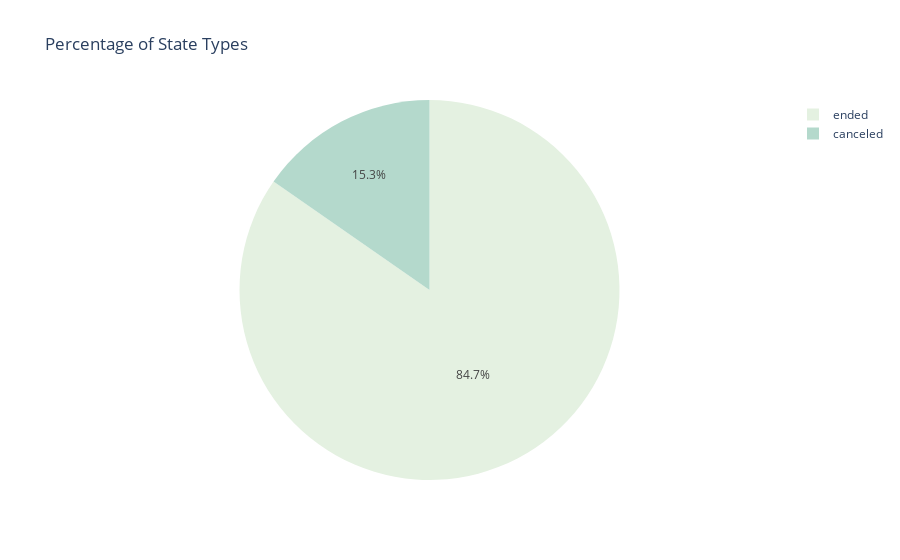
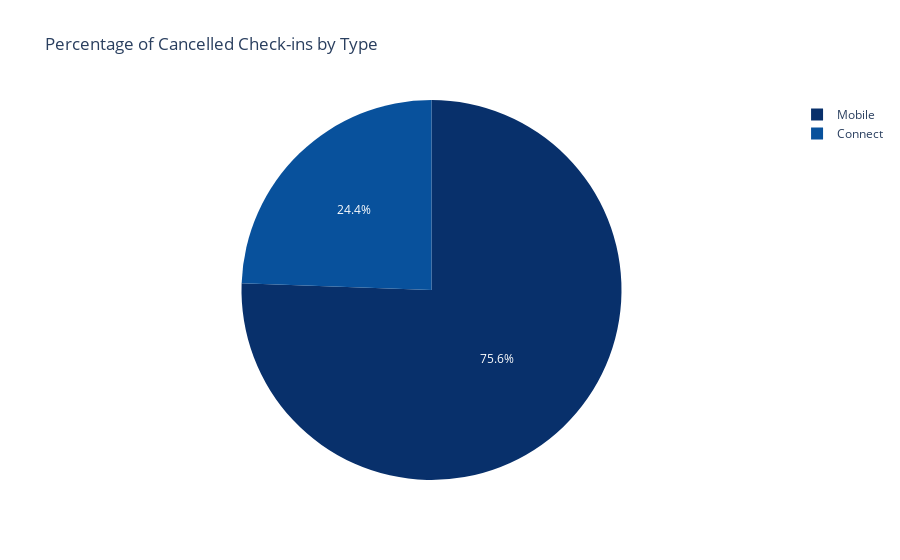

Notebook code for these charts, in order:
### Code cell
percentage_state = (df_delay['state'].value_counts() / df_delay['state'].count()) * 100
cancelled_mobile_count = df_delay[(df_delay['checkin_type'] == 'mobile') & (df_delay['state'] == 'canceled')].shape[0]
cancelled_connect_count = df_delay[(df_delay['checkin_type'] == 'connect') & (df_delay['state'] == 'canceled')].shape[0]
total_cancelled_count = df_delay[df_delay['state'] == 'canceled'].shape[0]

percentage_cancelled_mobile = (cancelled_mobile_count / total_cancelled_count) * 100
percentage_cancelled_connect = (cancelled_connect_count / total_cancelled_count) * 100

#graph
fig = px.pie(names=['Mobile', 'Connect'], values=[percentage_cancelled_mobile, percentage_cancelled_connect],color_discrete_sequence=px.colors.sequential.Blues_r,
             title='Percentage of Cancelled Check-ins by Type')


# Crear los gráficos con Plotly Express
fig1 = px.pie(names=percentage_state.index, values=percentage_state.values,
               title='Percentage of State Types', color_discrete_sequence=px.colors.sequential.Mint)


# Mostrar los gráficos en la misma fila horizontalmente
fig1.show()
fig.show()

### Figure 1 — Plotly figure (JSON) as saved in the notebook; plotly's stock layout.template omitted (floating-point values rounded to 4 significant figures)
{"data": [{"domain": {"x": [0, 1], "y": [0, 1]}, "hovertemplate": "label=%{label}<br>value=%{value}<extra></extra>", "labels": ["ended", "canceled"], "legendgroup": "", "name": "", "showlegend": true, "type": "pie", "values": [84.68, 15.32]}], "layout": {"legend": {"tracegroupgap": 0}, "piecolorway": ["rgb(228, 241, 225)", "rgb(180, 217, 204)", "rgb(137, 192, 182)", "rgb(99, 166, 160)", "rgb(68, 140, 138)", "rgb(40, 114, 116)", "rgb(13, 88, 95)"], "title": {"text": "Percentage of State Types"}}}

### Figure 2 — Plotly figure (JSON) as saved in the notebook; plotly's stock layout.template omitted (floating-point values rounded to 4 significant figures)
{"data": [{"domain": {"x": [0, 1], "y": [0, 1]}, "hovertemplate": "label=%{label}<br>value=%{value}<extra></extra>", "labels": ["Mobile", "Connect"], "legendgroup": "", "name": "", "showlegend": true, "type": "pie", "values": [75.56, 24.44]}], "layout": {"legend": {"tracegroupgap": 0}, "piecolorway": ["rgb(8,48,107)", "rgb(8,81,156)", "rgb(33,113,181)", "rgb(66,146,198)", "rgb(107,174,214)", "rgb(158,202,225)", "rgb(198,219,239)", "rgb(222,235,247)", "rgb(247,251,255)"], "title": {"text": "Percentage of Cancelled Check-ins by Type"}}}
